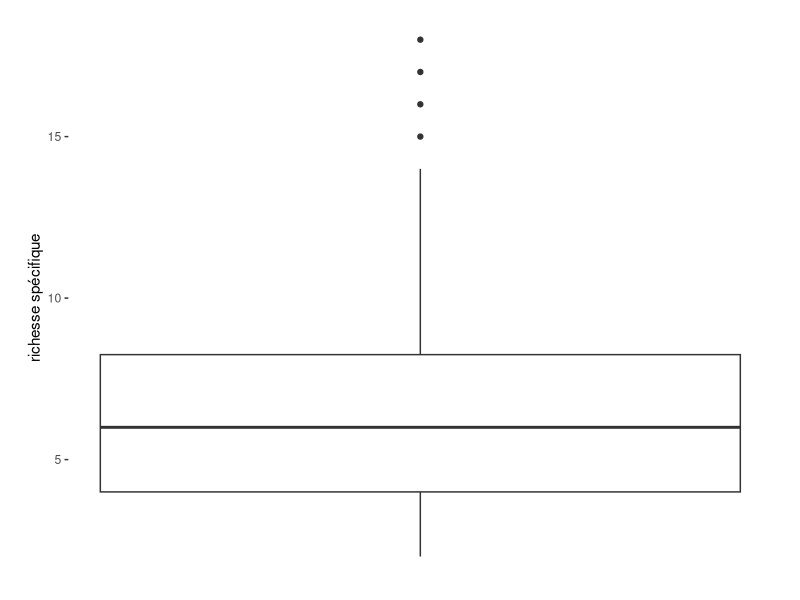

The R source for this figure: (Note: this script raises an error after producing the figure.)
## ---- chunk 1
#importation
dataAnts <- read.table("BogAnts.txt", dec=".", header = TRUE)

#Passer la localisation en facteur 
dataAnts$Location<-as.factor(dataAnts$Location)

#vérification du type des variables 
str(dataAnts)
## ---- chunk 2
library(ggplot2)
## ---- chunk 3
par(mfrow=c(1,2))

# Boxplot 
ggplot(data = dataAnts, aes(y = Nsp))+
  geom_boxplot()+
  labs(y = "richesse spécifique")+
  theme(
    panel.background = element_rect(fill="white"),
    panel.grid.major = element_blank(),
    panel.grid.minor = element_blank(),
    plot.margin = margin(10,20,10,20),
    axis.text.x = element_blank(),
    axis.ticks.x = element_blank()
  )

# Cleveland plot 
ggplot(data = dataAnts, aes(x = Nsp, y = 1:nrow(dataAnts)))+
  geom_jitter(width = 0.1, size = 3, color = "blue")+
  theme(
    panel.background = element_rect(fill="white"),
    panel.grid.major = element_rect(),
    panel.grid.minor = element_blank(),
    plot.margin = margin(10,20,10,20),
  )
  
  
  
